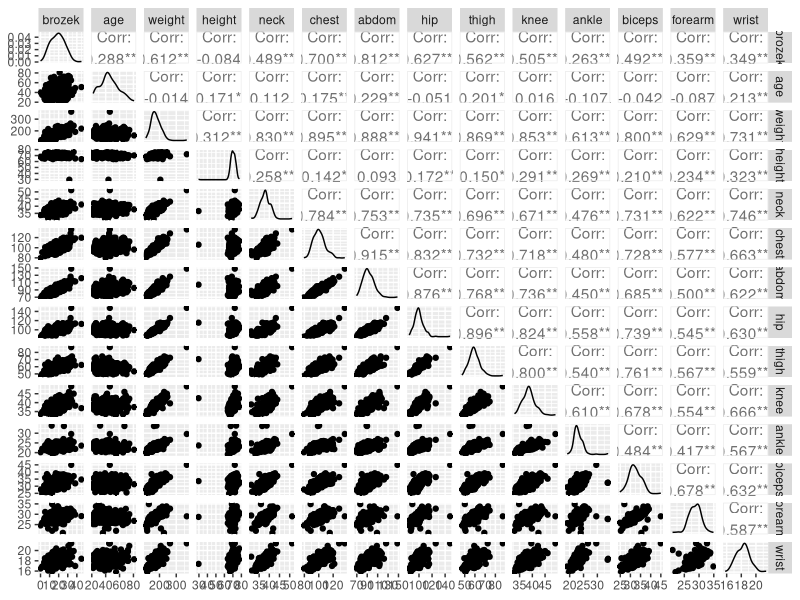
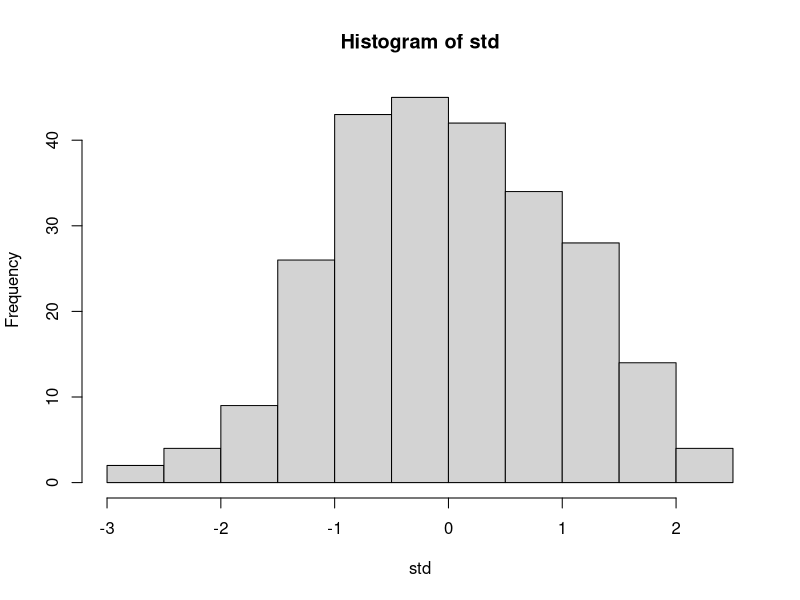
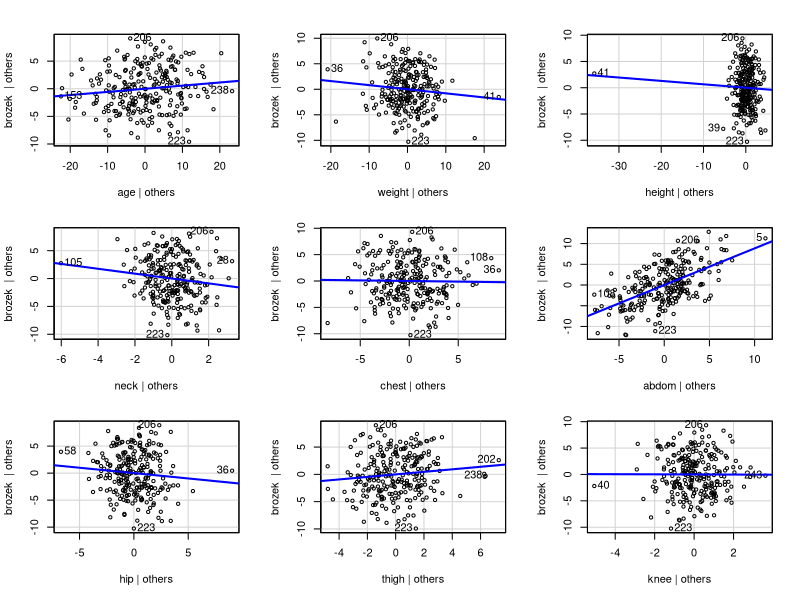
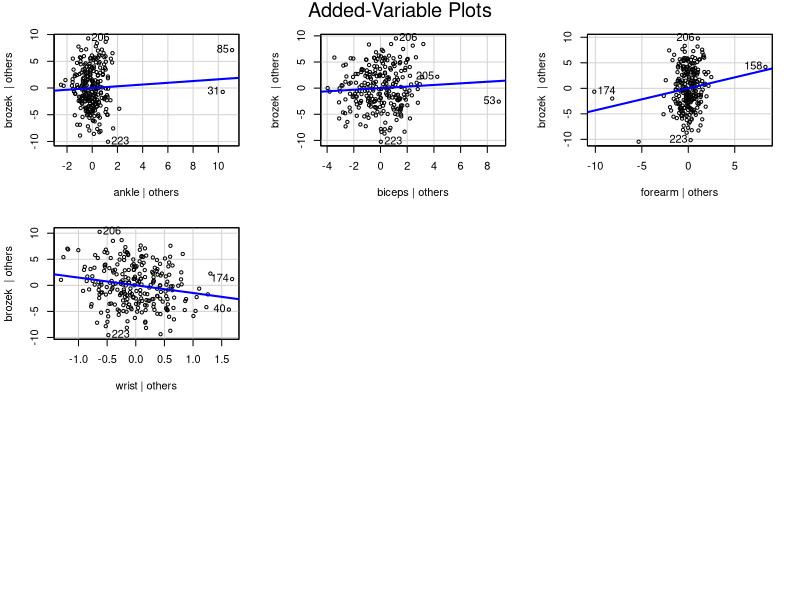
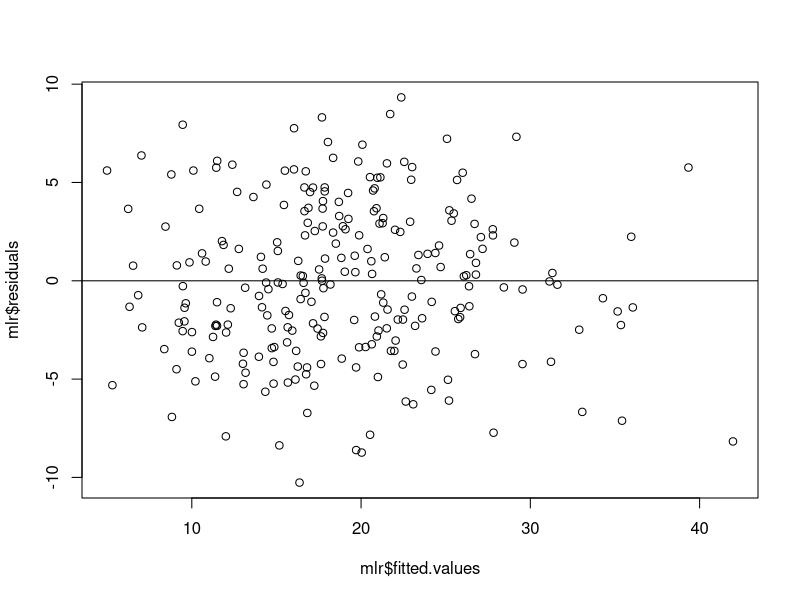

The R source for these figures, in order:
library(tidyverse)
library(car)
library(GGally)
library(MASS)

# Read data
bodyfat <- read.table(file = "BodyFat.txt", sep = "", header = TRUE)

# Build Matrix scatter plots
ggpairs(bodyfat)
cov(bodyfat)
cor(bodyfat)

# Fitting model
mlr <- lm(brozek ~ ., data = bodyfat)
summary(mlr)

# Std.Residual histogram
std <- stdres(mlr)
hist(std)

# Added variable plots
avPlots(mlr)

# Residual plots
plot(mlr$residuals ~ mlr$fitted.values)
abline(h=0)

# Cross Validation
n.cv <- 250
bias <- rep(NA,n.cv)
rpmse <- rep(NA,n.cv)
cvg <- rep(NA,n.cv)
wid <- rep(NA,n.cv)
n.test <- 25

for(i in 1:n.cv){
  #split into test and training set
  test.obs <- sample(1:nrow(bodyfat),n.test)
  test.set <- bodyfat[test.obs,]
  train.set <- bodyfat[-test.obs,]
  
  # fit a lm using training data only
  train.lm <- lm(brozek ~ ., data=train.set)
  
  # Prediction and prediction intervals
  test.pred <- predict.lm(train.lm,newdata = test.set,interval="prediction",level = 0.95)  
  
  # calculate results
  bias[i] <- mean(test.pred[,1] - test.set$brozek)
  rpmse[i] <- sqrt(mean((test.pred[,1] - test.set$brozek)^2))
  cvg[i] <- mean(test.pred[,2] < test.set$brozek & test.pred[,3] > test.set$brozek)
  wid[i] <- mean(test.pred[,3]-test.pred[,2])  
}
mean(bias)
mean(rpmse)
mean(cvg)
mean(wid)

# Try prediction
predict.lm (mlr,newdata=data.frame(age = 50, weight = 203, height = 67, neck = 40.2, chest = 114.8, abdom = 108.1, hip = 102.5, thigh = 61.3, knee = 41.1, ankle = 24.7, biceps = 34.1, forearm = 31, wrist = 18.3), interval="prediction", level = 0.95)
